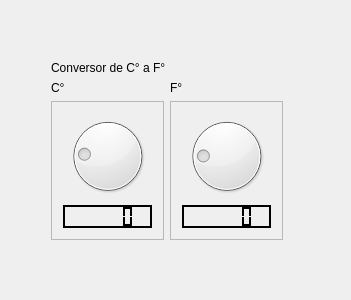
<?xml version="1.0" encoding="UTF-8"?>
<ui version="4.0">
 <class>Widget</class>
 <widget class="QWidget" name="Widget">
  <property name="geometry">
   <rect>
    <x>0</x>
    <y>0</y>
    <width>351</width>
    <height>300</height>
   </rect>
  </property>
  <property name="windowTitle">
   <string>Widget</string>
  </property>
  <widget class="QWidget" name="">
   <property name="geometry">
    <rect>
     <x>40</x>
     <y>50</y>
     <width>254</width>
     <height>201</height>
    </rect>
   </property>
   <layout class="QVBoxLayout" name="verticalLayout_5">
    <item>
     <widget class="QLabel" name="label_3">
      <property name="text">
       <string>Conversor de C° a F°</string>
      </property>
     </widget>
    </item>
    <item>
     <layout class="QHBoxLayout" name="horizontalLayout">
      <item>
       <layout class="QVBoxLayout" name="verticalLayout_3">
        <item>
         <widget class="QLabel" name="label">
          <property name="text">
           <string>C°</string>
          </property>
         </widget>
        </item>
        <item>
         <widget class="QFrame" name="frame">
          <property name="frameShape">
           <enum>QFrame::StyledPanel</enum>
          </property>
          <property name="frameShadow">
           <enum>QFrame::Raised</enum>
          </property>
          <layout class="QVBoxLayout" name="verticalLayout">
           <item>
            <widget class="QDial" name="celsiusDial">
             <property name="minimum">
              <number>-273</number>
             </property>
             <property name="maximum">
              <number>1000</number>
             </property>
             <property name="singleStep">
              <number>1</number>
             </property>
            </widget>
           </item>
           <item>
            <widget class="QLCDNumber" name="lcdCelsius">
             <property name="palette">
              <palette>
               <active>
                <colorrole role="WindowText">
                 <brush brushstyle="SolidPattern">
                  <color alpha="255">
                   <red>255</red>
                   <green>255</green>
                   <blue>255</blue>
                  </color>
                 </brush>
                </colorrole>
                <colorrole role="Button">
                 <brush brushstyle="SolidPattern">
                  <color alpha="255">
                   <red>0</red>
                   <green>0</green>
                   <blue>0</blue>
                  </color>
                 </brush>
                </colorrole>
                <colorrole role="Light">
                 <brush brushstyle="SolidPattern">
                  <color alpha="255">
                   <red>0</red>
                   <green>0</green>
                   <blue>0</blue>
                  </color>
                 </brush>
                </colorrole>
                <colorrole role="Midlight">
                 <brush brushstyle="SolidPattern">
                  <color alpha="255">
                   <red>0</red>
                   <green>0</green>
                   <blue>0</blue>
                  </color>
                 </brush>
                </colorrole>
                <colorrole role="Dark">
                 <brush brushstyle="SolidPattern">
                  <color alpha="255">
                   <red>0</red>
                   <green>0</green>
                   <blue>0</blue>
                  </color>
                 </brush>
                </colorrole>
                <colorrole role="Mid">
                 <brush brushstyle="SolidPattern">
                  <color alpha="255">
                   <red>0</red>
                   <green>0</green>
                   <blue>0</blue>
                  </color>
                 </brush>
                </colorrole>
                <colorrole role="Text">
                 <brush brushstyle="SolidPattern">
                  <color alpha="255">
                   <red>255</red>
                   <green>255</green>
                   <blue>255</blue>
                  </color>
                 </brush>
                </colorrole>
                <colorrole role="BrightText">
                 <brush brushstyle="SolidPattern">
                  <color alpha="255">
                   <red>255</red>
                   <green>255</green>
                   <blue>255</blue>
                  </color>
                 </brush>
                </colorrole>
                <colorrole role="ButtonText">
                 <brush brushstyle="SolidPattern">
                  <color alpha="255">
                   <red>255</red>
                   <green>255</green>
                   <blue>255</blue>
                  </color>
                 </brush>
                </colorrole>
                <colorrole role="Base">
                 <brush brushstyle="SolidPattern">
                  <color alpha="255">
                   <red>0</red>
                   <green>0</green>
                   <blue>0</blue>
                  </color>
                 </brush>
                </colorrole>
                <colorrole role="Window">
                 <brush brushstyle="SolidPattern">
                  <color alpha="255">
                   <red>0</red>
                   <green>0</green>
                   <blue>0</blue>
                  </color>
                 </brush>
                </colorrole>
                <colorrole role="Shadow">
                 <brush brushstyle="SolidPattern">
                  <color alpha="255">
                   <red>0</red>
                   <green>0</green>
                   <blue>0</blue>
                  </color>
                 </brush>
                </colorrole>
                <colorrole role="AlternateBase">
                 <brush brushstyle="SolidPattern">
                  <color alpha="255">
                   <red>0</red>
                   <green>0</green>
                   <blue>0</blue>
                  </color>
                 </brush>
                </colorrole>
                <colorrole role="ToolTipBase">
                 <brush brushstyle="SolidPattern">
                  <color alpha="255">
                   <red>255</red>
                   <green>255</green>
                   <blue>220</blue>
                  </color>
                 </brush>
                </colorrole>
                <colorrole role="ToolTipText">
                 <brush brushstyle="SolidPattern">
                  <color alpha="255">
                   <red>0</red>
                   <green>0</green>
                   <blue>0</blue>
                  </color>
                 </brush>
                </colorrole>
               </active>
               <inactive>
                <colorrole role="WindowText">
                 <brush brushstyle="SolidPattern">
                  <color alpha="255">
                   <red>255</red>
                   <green>255</green>
                   <blue>255</blue>
                  </color>
                 </brush>
                </colorrole>
                <colorrole role="Button">
                 <brush brushstyle="SolidPattern">
                  <color alpha="255">
                   <red>0</red>
                   <green>0</green>
                   <blue>0</blue>
                  </color>
                 </brush>
                </colorrole>
                <colorrole role="Light">
                 <brush brushstyle="SolidPattern">
                  <color alpha="255">
                   <red>0</red>
                   <green>0</green>
                   <blue>0</blue>
                  </color>
                 </brush>
                </colorrole>
                <colorrole role="Midlight">
                 <brush brushstyle="SolidPattern">
                  <color alpha="255">
                   <red>0</red>
                   <green>0</green>
                   <blue>0</blue>
                  </color>
                 </brush>
                </colorrole>
                <colorrole role="Dark">
                 <brush brushstyle="SolidPattern">
                  <color alpha="255">
                   <red>0</red>
                   <green>0</green>
                   <blue>0</blue>
                  </color>
                 </brush>
                </colorrole>
                <colorrole role="Mid">
                 <brush brushstyle="SolidPattern">
                  <color alpha="255">
                   <red>0</red>
                   <green>0</green>
                   <blue>0</blue>
                  </color>
                 </brush>
                </colorrole>
                <colorrole role="Text">
                 <brush brushstyle="SolidPattern">
                  <color alpha="255">
                   <red>255</red>
                   <green>255</green>
                   <blue>255</blue>
                  </color>
                 </brush>
                </colorrole>
                <colorrole role="BrightText">
                 <brush brushstyle="SolidPattern">
                  <color alpha="255">
                   <red>255</red>
                   <green>255</green>
                   <blue>255</blue>
                  </color>
                 </brush>
                </colorrole>
                <colorrole role="ButtonText">
                 <brush brushstyle="SolidPattern">
                  <color alpha="255">
                   <red>255</red>
                   <green>255</green>
                   <blue>255</blue>
                  </color>
                 </brush>
                </colorrole>
                <colorrole role="Base">
                 <brush brushstyle="SolidPattern">
                  <color alpha="255">
                   <red>0</red>
                   <green>0</green>
                   <blue>0</blue>
                  </color>
                 </brush>
                </colorrole>
                <colorrole role="Window">
                 <brush brushstyle="SolidPattern">
                  <color alpha="255">
                   <red>0</red>
                   <green>0</green>
                   <blue>0</blue>
                  </color>
                 </brush>
                </colorrole>
                <colorrole role="Shadow">
                 <brush brushstyle="SolidPattern">
                  <color alpha="255">
                   <red>0</red>
                   <green>0</green>
                   <blue>0</blue>
                  </color>
                 </brush>
                </colorrole>
                <colorrole role="AlternateBase">
                 <brush brushstyle="SolidPattern">
                  <color alpha="255">
                   <red>0</red>
                   <green>0</green>
                   <blue>0</blue>
                  </color>
                 </brush>
                </colorrole>
                <colorrole role="ToolTipBase">
                 <brush brushstyle="SolidPattern">
                  <color alpha="255">
                   <red>255</red>
                   <green>255</green>
                   <blue>220</blue>
                  </color>
                 </brush>
                </colorrole>
                <colorrole role="ToolTipText">
                 <brush brushstyle="SolidPattern">
                  <color alpha="255">
                   <red>0</red>
                   <green>0</green>
                   <blue>0</blue>
                  </color>
                 </brush>
                </colorrole>
               </inactive>
               <disabled>
                <colorrole role="WindowText">
                 <brush brushstyle="SolidPattern">
                  <color alpha="255">
                   <red>0</red>
                   <green>0</green>
                   <blue>0</blue>
                  </color>
                 </brush>
                </colorrole>
                <colorrole role="Button">
                 <brush brushstyle="SolidPattern">
                  <color alpha="255">
                   <red>0</red>
                   <green>0</green>
                   <blue>0</blue>
                  </color>
                 </brush>
                </colorrole>
                <colorrole role="Light">
                 <brush brushstyle="SolidPattern">
                  <color alpha="255">
                   <red>0</red>
                   <green>0</green>
                   <blue>0</blue>
                  </color>
                 </brush>
                </colorrole>
                <colorrole role="Midlight">
                 <brush brushstyle="SolidPattern">
                  <color alpha="255">
                   <red>0</red>
                   <green>0</green>
                   <blue>0</blue>
                  </color>
                 </brush>
                </colorrole>
                <colorrole role="Dark">
                 <brush brushstyle="SolidPattern">
                  <color alpha="255">
                   <red>0</red>
                   <green>0</green>
                   <blue>0</blue>
                  </color>
                 </brush>
                </colorrole>
                <colorrole role="Mid">
                 <brush brushstyle="SolidPattern">
                  <color alpha="255">
                   <red>0</red>
                   <green>0</green>
                   <blue>0</blue>
                  </color>
                 </brush>
                </colorrole>
                <colorrole role="Text">
                 <brush brushstyle="SolidPattern">
                  <color alpha="255">
                   <red>0</red>
                   <green>0</green>
                   <blue>0</blue>
                  </color>
                 </brush>
                </colorrole>
                <colorrole role="BrightText">
                 <brush brushstyle="SolidPattern">
                  <color alpha="255">
                   <red>255</red>
                   <green>255</green>
                   <blue>255</blue>
                  </color>
                 </brush>
                </colorrole>
                <colorrole role="ButtonText">
                 <brush brushstyle="SolidPattern">
                  <color alpha="255">
                   <red>0</red>
                   <green>0</green>
                   <blue>0</blue>
                  </color>
                 </brush>
                </colorrole>
                <colorrole role="Base">
                 <brush brushstyle="SolidPattern">
                  <color alpha="255">
                   <red>0</red>
                   <green>0</green>
                   <blue>0</blue>
                  </color>
                 </brush>
                </colorrole>
                <colorrole role="Window">
                 <brush brushstyle="SolidPattern">
                  <color alpha="255">
                   <red>0</red>
                   <green>0</green>
                   <blue>0</blue>
                  </color>
                 </brush>
                </colorrole>
                <colorrole role="Shadow">
                 <brush brushstyle="SolidPattern">
                  <color alpha="255">
                   <red>0</red>
                   <green>0</green>
                   <blue>0</blue>
                  </color>
                 </brush>
                </colorrole>
                <colorrole role="AlternateBase">
                 <brush brushstyle="SolidPattern">
                  <color alpha="255">
                   <red>0</red>
                   <green>0</green>
                   <blue>0</blue>
                  </color>
                 </brush>
                </colorrole>
                <colorrole role="ToolTipBase">
                 <brush brushstyle="SolidPattern">
                  <color alpha="255">
                   <red>255</red>
                   <green>255</green>
                   <blue>220</blue>
                  </color>
                 </brush>
                </colorrole>
                <colorrole role="ToolTipText">
                 <brush brushstyle="SolidPattern">
                  <color alpha="255">
                   <red>0</red>
                   <green>0</green>
                   <blue>0</blue>
                  </color>
                 </brush>
                </colorrole>
               </disabled>
              </palette>
             </property>
             <property name="autoFillBackground">
              <bool>false</bool>
             </property>
             <property name="smallDecimalPoint">
              <bool>false</bool>
             </property>
            </widget>
           </item>
          </layout>
         </widget>
        </item>
       </layout>
      </item>
      <item>
       <layout class="QVBoxLayout" name="verticalLayout_4">
        <item>
         <widget class="QLabel" name="label_2">
          <property name="text">
           <string>F°</string>
          </property>
         </widget>
        </item>
        <item>
         <widget class="QFrame" name="frame_2">
          <property name="frameShape">
           <enum>QFrame::StyledPanel</enum>
          </property>
          <property name="frameShadow">
           <enum>QFrame::Raised</enum>
          </property>
          <layout class="QVBoxLayout" name="verticalLayout_2">
           <item>
            <widget class="QDial" name="fahrenheitDial">
             <property name="minimum">
              <number>-459</number>
             </property>
             <property name="maximum">
              <number>1832</number>
             </property>
            </widget>
           </item>
           <item>
            <widget class="QLCDNumber" name="lcdFahrenheit">
             <property name="palette">
              <palette>
               <active>
                <colorrole role="WindowText">
                 <brush brushstyle="SolidPattern">
                  <color alpha="255">
                   <red>255</red>
                   <green>255</green>
                   <blue>255</blue>
                  </color>
                 </brush>
                </colorrole>
                <colorrole role="Button">
                 <brush brushstyle="SolidPattern">
                  <color alpha="255">
                   <red>0</red>
                   <green>0</green>
                   <blue>0</blue>
                  </color>
                 </brush>
                </colorrole>
                <colorrole role="Light">
                 <brush brushstyle="SolidPattern">
                  <color alpha="255">
                   <red>0</red>
                   <green>0</green>
                   <blue>0</blue>
                  </color>
                 </brush>
                </colorrole>
                <colorrole role="Midlight">
                 <brush brushstyle="SolidPattern">
                  <color alpha="255">
                   <red>0</red>
                   <green>0</green>
                   <blue>0</blue>
                  </color>
                 </brush>
                </colorrole>
                <colorrole role="Dark">
                 <brush brushstyle="SolidPattern">
                  <color alpha="255">
                   <red>0</red>
                   <green>0</green>
                   <blue>0</blue>
                  </color>
                 </brush>
                </colorrole>
                <colorrole role="Mid">
                 <brush brushstyle="SolidPattern">
                  <color alpha="255">
                   <red>0</red>
                   <green>0</green>
                   <blue>0</blue>
                  </color>
                 </brush>
                </colorrole>
                <colorrole role="Text">
                 <brush brushstyle="SolidPattern">
                  <color alpha="255">
                   <red>255</red>
                   <green>255</green>
                   <blue>255</blue>
                  </color>
                 </brush>
                </colorrole>
                <colorrole role="BrightText">
                 <brush brushstyle="SolidPattern">
                  <color alpha="255">
                   <red>255</red>
                   <green>255</green>
                   <blue>255</blue>
                  </color>
                 </brush>
                </colorrole>
                <colorrole role="ButtonText">
                 <brush brushstyle="SolidPattern">
                  <color alpha="255">
                   <red>255</red>
                   <green>255</green>
                   <blue>255</blue>
                  </color>
                 </brush>
                </colorrole>
                <colorrole role="Base">
                 <brush brushstyle="SolidPattern">
                  <color alpha="255">
                   <red>0</red>
                   <green>0</green>
                   <blue>0</blue>
                  </color>
                 </brush>
                </colorrole>
                <colorrole role="Window">
                 <brush brushstyle="SolidPattern">
                  <color alpha="255">
                   <red>0</red>
                   <green>0</green>
                   <blue>0</blue>
                  </color>
                 </brush>
                </colorrole>
                <colorrole role="Shadow">
                 <brush brushstyle="SolidPattern">
                  <color alpha="255">
                   <red>0</red>
                   <green>0</green>
                   <blue>0</blue>
                  </color>
                 </brush>
                </colorrole>
                <colorrole role="AlternateBase">
                 <brush brushstyle="SolidPattern">
                  <color alpha="255">
                   <red>0</red>
                   <green>0</green>
                   <blue>0</blue>
                  </color>
                 </brush>
                </colorrole>
                <colorrole role="ToolTipBase">
                 <brush brushstyle="SolidPattern">
                  <color alpha="255">
                   <red>255</red>
                   <green>255</green>
                   <blue>220</blue>
                  </color>
                 </brush>
                </colorrole>
                <colorrole role="ToolTipText">
                 <brush brushstyle="SolidPattern">
                  <color alpha="255">
                   <red>0</red>
                   <green>0</green>
                   <blue>0</blue>
                  </color>
                 </brush>
                </colorrole>
               </active>
               <inactive>
                <colorrole role="WindowText">
                 <brush brushstyle="SolidPattern">
                  <color alpha="255">
                   <red>255</red>
                   <green>255</green>
                   <blue>255</blue>
                  </color>
                 </brush>
                </colorrole>
                <colorrole role="Button">
                 <brush brushstyle="SolidPattern">
                  <color alpha="255">
                   <red>0</red>
                   <green>0</green>
                   <blue>0</blue>
                  </color>
                 </brush>
                </colorrole>
                <colorrole role="Light">
                 <brush brushstyle="SolidPattern">
                  <color alpha="255">
                   <red>0</red>
                   <green>0</green>
                   <blue>0</blue>
                  </color>
                 </brush>
                </colorrole>
                <colorrole role="Midlight">
                 <brush brushstyle="SolidPattern">
                  <color alpha="255">
                   <red>0</red>
                   <green>0</green>
                   <blue>0</blue>
                  </color>
                 </brush>
                </colorrole>
                <colorrole role="Dark">
                 <brush brushstyle="SolidPattern">
                  <color alpha="255">
                   <red>0</red>
                   <green>0</green>
                   <blue>0</blue>
                  </color>
                 </brush>
                </colorrole>
                <colorrole role="Mid">
                 <brush brushstyle="SolidPattern">
                  <color alpha="255">
                   <red>0</red>
                   <green>0</green>
                   <blue>0</blue>
                  </color>
                 </brush>
                </colorrole>
                <colorrole role="Text">
                 <brush brushstyle="SolidPattern">
                  <color alpha="255">
                   <red>255</red>
                   <green>255</green>
                   <blue>255</blue>
                  </color>
                 </brush>
                </colorrole>
                <colorrole role="BrightText">
                 <brush brushstyle="SolidPattern">
                  <color alpha="255">
                   <red>255</red>
                   <green>255</green>
                   <blue>255</blue>
                  </color>
                 </brush>
                </colorrole>
                <colorrole role="ButtonText">
                 <brush brushstyle="SolidPattern">
                  <color alpha="255">
                   <red>255</red>
                   <green>255</green>
                   <blue>255</blue>
                  </color>
                 </brush>
                </colorrole>
                <colorrole role="Base">
                 <brush brushstyle="SolidPattern">
                  <color alpha="255">
                   <red>0</red>
                   <green>0</green>
                   <blue>0</blue>
                  </color>
                 </brush>
                </colorrole>
                <colorrole role="Window">
                 <brush brushstyle="SolidPattern">
                  <color alpha="255">
                   <red>0</red>
                   <green>0</green>
                   <blue>0</blue>
                  </color>
                 </brush>
                </colorrole>
                <colorrole role="Shadow">
                 <brush brushstyle="SolidPattern">
                  <color alpha="255">
                   <red>0</red>
                   <green>0</green>
                   <blue>0</blue>
                  </color>
                 </brush>
                </colorrole>
                <colorrole role="AlternateBase">
                 <brush brushstyle="SolidPattern">
                  <color alpha="255">
                   <red>0</red>
                   <green>0</green>
                   <blue>0</blue>
                  </color>
                 </brush>
                </colorrole>
                <colorrole role="ToolTipBase">
                 <brush brushstyle="SolidPattern">
                  <color alpha="255">
                   <red>255</red>
                   <green>255</green>
                   <blue>220</blue>
                  </color>
                 </brush>
                </colorrole>
                <colorrole role="ToolTipText">
                 <brush brushstyle="SolidPattern">
                  <color alpha="255">
                   <red>0</red>
                   <green>0</green>
                   <blue>0</blue>
                  </color>
                 </brush>
                </colorrole>
               </inactive>
               <disabled>
                <colorrole role="WindowText">
                 <brush brushstyle="SolidPattern">
                  <color alpha="255">
                   <red>0</red>
                   <green>0</green>
                   <blue>0</blue>
                  </color>
                 </brush>
                </colorrole>
                <colorrole role="Button">
                 <brush brushstyle="SolidPattern">
                  <color alpha="255">
                   <red>0</red>
                   <green>0</green>
                   <blue>0</blue>
                  </color>
                 </brush>
                </colorrole>
                <colorrole role="Light">
                 <brush brushstyle="SolidPattern">
                  <color alpha="255">
                   <red>0</red>
                   <green>0</green>
                   <blue>0</blue>
                  </color>
                 </brush>
                </colorrole>
                <colorrole role="Midlight">
                 <brush brushstyle="SolidPattern">
                  <color alpha="255">
                   <red>0</red>
                   <green>0</green>
                   <blue>0</blue>
                  </color>
                 </brush>
                </colorrole>
                <colorrole role="Dark">
                 <brush brushstyle="SolidPattern">
                  <color alpha="255">
                   <red>0</red>
                   <green>0</green>
                   <blue>0</blue>
                  </color>
                 </brush>
                </colorrole>
                <colorrole role="Mid">
                 <brush brushstyle="SolidPattern">
                  <color alpha="255">
                   <red>0</red>
                   <green>0</green>
                   <blue>0</blue>
                  </color>
                 </brush>
                </colorrole>
                <colorrole role="Text">
                 <brush brushstyle="SolidPattern">
                  <color alpha="255">
                   <red>0</red>
                   <green>0</green>
                   <blue>0</blue>
                  </color>
                 </brush>
                </colorrole>
                <colorrole role="BrightText">
                 <brush brushstyle="SolidPattern">
                  <color alpha="255">
                   <red>255</red>
                   <green>255</green>
                   <blue>255</blue>
                  </color>
                 </brush>
                </colorrole>
                <colorrole role="ButtonText">
                 <brush brushstyle="SolidPattern">
                  <color alpha="255">
                   <red>0</red>
                   <green>0</green>
                   <blue>0</blue>
                  </color>
                 </brush>
                </colorrole>
                <colorrole role="Base">
                 <brush brushstyle="SolidPattern">
                  <color alpha="255">
                   <red>0</red>
                   <green>0</green>
                   <blue>0</blue>
                  </color>
                 </brush>
                </colorrole>
                <colorrole role="Window">
                 <brush brushstyle="SolidPattern">
                  <color alpha="255">
                   <red>0</red>
                   <green>0</green>
                   <blue>0</blue>
                  </color>
                 </brush>
                </colorrole>
                <colorrole role="Shadow">
                 <brush brushstyle="SolidPattern">
                  <color alpha="255">
                   <red>0</red>
                   <green>0</green>
                   <blue>0</blue>
                  </color>
                 </brush>
                </colorrole>
                <colorrole role="AlternateBase">
                 <brush brushstyle="SolidPattern">
                  <color alpha="255">
                   <red>0</red>
                   <green>0</green>
                   <blue>0</blue>
                  </color>
                 </brush>
                </colorrole>
                <colorrole role="ToolTipBase">
                 <brush brushstyle="SolidPattern">
                  <color alpha="255">
                   <red>255</red>
                   <green>255</green>
                   <blue>220</blue>
                  </color>
                 </brush>
                </colorrole>
                <colorrole role="ToolTipText">
                 <brush brushstyle="SolidPattern">
                  <color alpha="255">
                   <red>0</red>
                   <green>0</green>
                   <blue>0</blue>
                  </color>
                 </brush>
                </colorrole>
               </disabled>
              </palette>
             </property>
             <property name="smallDecimalPoint">
              <bool>false</bool>
             </property>
            </widget>
           </item>
          </layout>
         </widget>
        </item>
       </layout>
      </item>
     </layout>
    </item>
   </layout>
  </widget>
 </widget>
 <layoutdefault spacing="6" margin="11"/>
 <resources/>
 <connections>
  <connection>
   <sender>fahrenheitDial</sender>
   <signal>valueChanged(int)</signal>
   <receiver>lcdFahrenheit</receiver>
   <slot>display(int)</slot>
   <hints>
    <hint type="sourcelabel">
     <x>114</x>
     <y>83</y>
    </hint>
    <hint type="destinationlabel">
     <x>238</x>
     <y>231</y>
    </hint>
   </hints>
  </connection>
  <connection>
   <sender>celsiusDial</sender>
   <signal>valueChanged(int)</signal>
   <receiver>lcdCelsius</receiver>
   <slot>display(int)</slot>
   <hints>
    <hint type="sourcelabel">
     <x>54</x>
     <y>72</y>
    </hint>
    <hint type="destinationlabel">
     <x>44</x>
     <y>233</y>
    </hint>
   </hints>
  </connection>
 </connections>
</ui>
